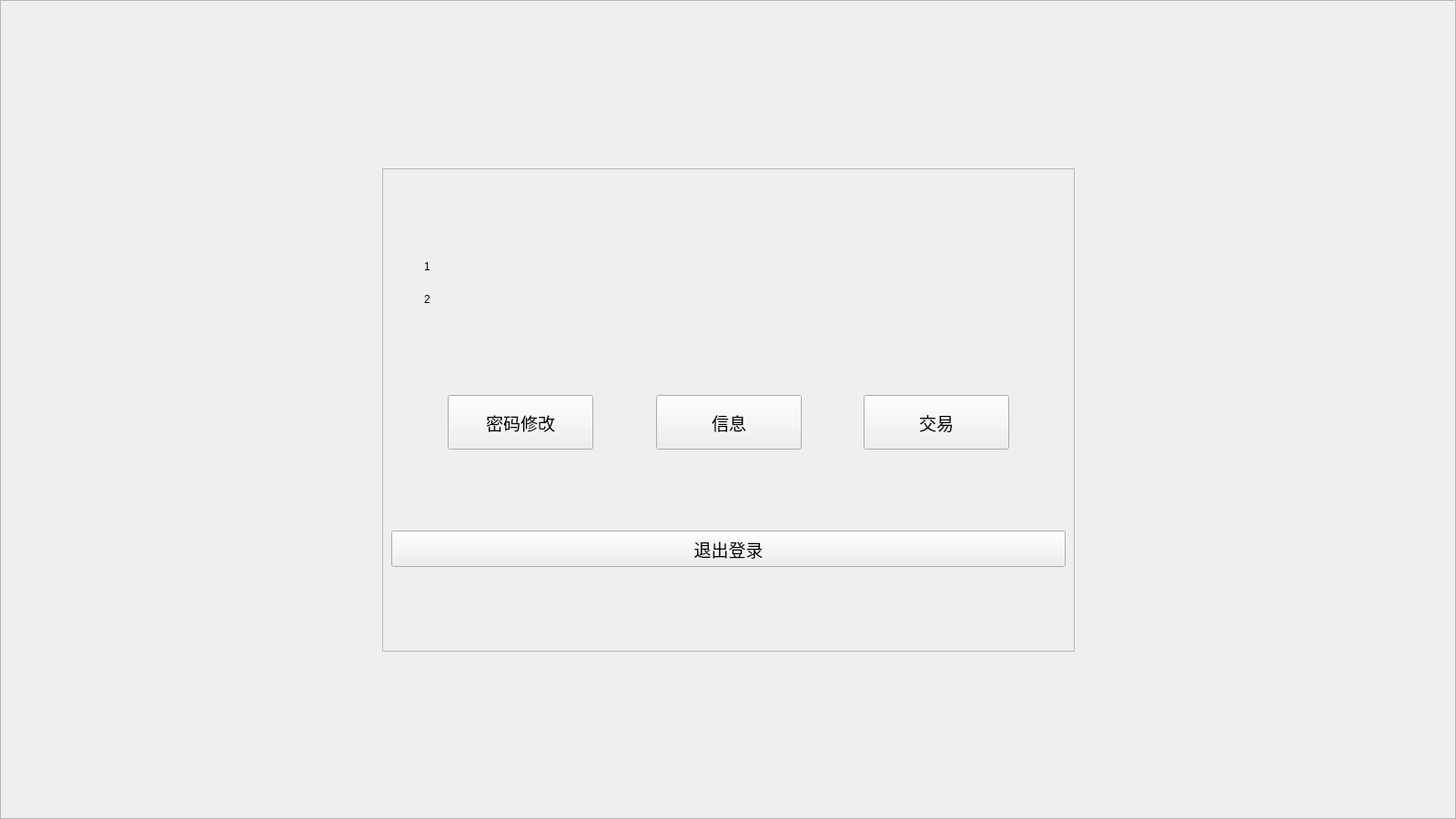
<?xml version="1.0" encoding="UTF-8"?>
<ui version="4.0">
 <class>Widget</class>
 <widget class="QWidget" name="Widget">
  <property name="geometry">
   <rect>
    <x>0</x>
    <y>0</y>
    <width>1600</width>
    <height>900</height>
   </rect>
  </property>
  <property name="sizePolicy">
   <sizepolicy hsizetype="Fixed" vsizetype="Preferred">
    <horstretch>0</horstretch>
    <verstretch>0</verstretch>
   </sizepolicy>
  </property>
  <property name="windowTitle">
   <string>Widget</string>
  </property>
  <widget class="QFrame" name="frame_background">
   <property name="geometry">
    <rect>
     <x>0</x>
     <y>0</y>
     <width>1600</width>
     <height>900</height>
    </rect>
   </property>
   <property name="sizePolicy">
    <sizepolicy hsizetype="Fixed" vsizetype="Fixed">
     <horstretch>0</horstretch>
     <verstretch>0</verstretch>
    </sizepolicy>
   </property>
   <property name="minimumSize">
    <size>
     <width>1600</width>
     <height>900</height>
    </size>
   </property>
   <property name="maximumSize">
    <size>
     <width>1600</width>
     <height>900</height>
    </size>
   </property>
   <property name="frameShape">
    <enum>QFrame::StyledPanel</enum>
   </property>
   <property name="frameShadow">
    <enum>QFrame::Raised</enum>
   </property>
   <widget class="QWidget" name="layoutWidget">
    <property name="geometry">
     <rect>
      <x>0</x>
      <y>0</y>
      <width>1601</width>
      <height>901</height>
     </rect>
    </property>
    <layout class="QVBoxLayout" name="verticalLayout_3">
     <item>
      <spacer name="verticalSpacer_5">
       <property name="orientation">
        <enum>Qt::Vertical</enum>
       </property>
       <property name="sizeHint" stdset="0">
        <size>
         <width>20</width>
         <height>40</height>
        </size>
       </property>
      </spacer>
     </item>
     <item>
      <layout class="QHBoxLayout" name="horizontalLayout_4">
       <item>
        <spacer name="horizontalSpacer_5">
         <property name="orientation">
          <enum>Qt::Horizontal</enum>
         </property>
         <property name="sizeHint" stdset="0">
          <size>
           <width>40</width>
           <height>20</height>
          </size>
         </property>
        </spacer>
       </item>
       <item>
        <widget class="QFrame" name="frame_login">
         <property name="sizePolicy">
          <sizepolicy hsizetype="Fixed" vsizetype="Fixed">
           <horstretch>0</horstretch>
           <verstretch>0</verstretch>
          </sizepolicy>
         </property>
         <property name="minimumSize">
          <size>
           <width>761</width>
           <height>531</height>
          </size>
         </property>
         <property name="maximumSize">
          <size>
           <width>761</width>
           <height>531</height>
          </size>
         </property>
         <property name="frameShape">
          <enum>QFrame::StyledPanel</enum>
         </property>
         <property name="frameShadow">
          <enum>QFrame::Raised</enum>
         </property>
         <layout class="QGridLayout" name="gridLayout">
          <item row="0" column="0">
           <layout class="QVBoxLayout" name="verticalLayout_2">
            <item>
             <spacer name="verticalSpacer">
              <property name="orientation">
               <enum>Qt::Vertical</enum>
              </property>
              <property name="sizeHint" stdset="0">
               <size>
                <width>20</width>
                <height>40</height>
               </size>
              </property>
             </spacer>
            </item>
            <item>
             <layout class="QVBoxLayout" name="verticalLayout">
              <item>
               <layout class="QHBoxLayout" name="horizontalLayout">
                <item>
                 <widget class="QLabel" name="label_user_name">
                  <property name="sizePolicy">
                   <sizepolicy hsizetype="Fixed" vsizetype="Fixed">
                    <horstretch>0</horstretch>
                    <verstretch>0</verstretch>
                   </sizepolicy>
                  </property>
                  <property name="minimumSize">
                   <size>
                    <width>30</width>
                    <height>30</height>
                   </size>
                  </property>
                  <property name="maximumSize">
                   <size>
                    <width>30</width>
                    <height>30</height>
                   </size>
                  </property>
                  <property name="font">
                   <font>
                    <family>Agency FB</family>
                    <pointsize>26</pointsize>
                   </font>
                  </property>
                  <property name="text">
                   <string/>
                  </property>
                 </widget>
                </item>
                <item>
                 <widget class="QLabel" name="numberLabel">
                  <property name="text">
                   <string>&lt;html&gt;&lt;head/&gt;&lt;body&gt;&lt;p&gt;1&lt;/p&gt;&lt;/body&gt;&lt;/html&gt;</string>
                  </property>
                 </widget>
                </item>
               </layout>
              </item>
              <item>
               <layout class="QHBoxLayout" name="horizontalLayout_2">
                <item>
                 <widget class="QLabel" name="label_pwd">
                  <property name="sizePolicy">
                   <sizepolicy hsizetype="Fixed" vsizetype="Fixed">
                    <horstretch>0</horstretch>
                    <verstretch>0</verstretch>
                   </sizepolicy>
                  </property>
                  <property name="minimumSize">
                   <size>
                    <width>30</width>
                    <height>30</height>
                   </size>
                  </property>
                  <property name="maximumSize">
                   <size>
                    <width>30</width>
                    <height>30</height>
                   </size>
                  </property>
                  <property name="font">
                   <font>
                    <family>Agency FB</family>
                    <pointsize>26</pointsize>
                   </font>
                  </property>
                  <property name="text">
                   <string/>
                  </property>
                 </widget>
                </item>
                <item>
                 <widget class="QLabel" name="usernameLabal">
                  <property name="text">
                   <string>&lt;html&gt;&lt;head/&gt;&lt;body&gt;&lt;p&gt;2&lt;/p&gt;&lt;/body&gt;&lt;/html&gt;</string>
                  </property>
                 </widget>
                </item>
               </layout>
              </item>
             </layout>
            </item>
            <item>
             <spacer name="verticalSpacer_2">
              <property name="orientation">
               <enum>Qt::Vertical</enum>
              </property>
              <property name="sizeHint" stdset="0">
               <size>
                <width>20</width>
                <height>40</height>
               </size>
              </property>
             </spacer>
            </item>
            <item>
             <layout class="QHBoxLayout" name="horizontalLayout_3">
              <item>
               <spacer name="horizontalSpacer">
                <property name="orientation">
                 <enum>Qt::Horizontal</enum>
                </property>
                <property name="sizeHint" stdset="0">
                 <size>
                  <width>40</width>
                  <height>20</height>
                 </size>
                </property>
               </spacer>
              </item>
              <item>
               <widget class="QPushButton" name="pushButton">
                <property name="sizePolicy">
                 <sizepolicy hsizetype="Fixed" vsizetype="Fixed">
                  <horstretch>0</horstretch>
                  <verstretch>0</verstretch>
                 </sizepolicy>
                </property>
                <property name="minimumSize">
                 <size>
                  <width>160</width>
                  <height>60</height>
                 </size>
                </property>
                <property name="maximumSize">
                 <size>
                  <width>160</width>
                  <height>60</height>
                 </size>
                </property>
                <property name="font">
                 <font>
                  <pointsize>14</pointsize>
                 </font>
                </property>
                <property name="text">
                 <string>密码修改</string>
                </property>
               </widget>
              </item>
              <item>
               <spacer name="horizontalSpacer_2">
                <property name="orientation">
                 <enum>Qt::Horizontal</enum>
                </property>
                <property name="sizeHint" stdset="0">
                 <size>
                  <width>40</width>
                  <height>20</height>
                 </size>
                </property>
               </spacer>
              </item>
              <item>
               <widget class="QPushButton" name="pushButton_3">
                <property name="sizePolicy">
                 <sizepolicy hsizetype="Fixed" vsizetype="Fixed">
                  <horstretch>0</horstretch>
                  <verstretch>0</verstretch>
                 </sizepolicy>
                </property>
                <property name="minimumSize">
                 <size>
                  <width>160</width>
                  <height>60</height>
                 </size>
                </property>
                <property name="maximumSize">
                 <size>
                  <width>160</width>
                  <height>60</height>
                 </size>
                </property>
                <property name="font">
                 <font>
                  <pointsize>14</pointsize>
                 </font>
                </property>
                <property name="text">
                 <string>信息</string>
                </property>
               </widget>
              </item>
              <item>
               <spacer name="horizontalSpacer_3">
                <property name="orientation">
                 <enum>Qt::Horizontal</enum>
                </property>
                <property name="sizeHint" stdset="0">
                 <size>
                  <width>40</width>
                  <height>20</height>
                 </size>
                </property>
               </spacer>
              </item>
              <item>
               <widget class="QPushButton" name="pushButton_2">
                <property name="sizePolicy">
                 <sizepolicy hsizetype="Fixed" vsizetype="Fixed">
                  <horstretch>0</horstretch>
                  <verstretch>0</verstretch>
                 </sizepolicy>
                </property>
                <property name="minimumSize">
                 <size>
                  <width>160</width>
                  <height>60</height>
                 </size>
                </property>
                <property name="maximumSize">
                 <size>
                  <width>160</width>
                  <height>60</height>
                 </size>
                </property>
                <property name="font">
                 <font>
                  <pointsize>14</pointsize>
                 </font>
                </property>
                <property name="text">
                 <string>交易</string>
                </property>
               </widget>
              </item>
              <item>
               <spacer name="horizontalSpacer_4">
                <property name="orientation">
                 <enum>Qt::Horizontal</enum>
                </property>
                <property name="sizeHint" stdset="0">
                 <size>
                  <width>40</width>
                  <height>20</height>
                 </size>
                </property>
               </spacer>
              </item>
             </layout>
            </item>
            <item>
             <spacer name="verticalSpacer_3">
              <property name="orientation">
               <enum>Qt::Vertical</enum>
              </property>
              <property name="sizeHint" stdset="0">
               <size>
                <width>20</width>
                <height>40</height>
               </size>
              </property>
             </spacer>
            </item>
            <item>
             <widget class="QPushButton" name="ExitButton">
              <property name="sizePolicy">
               <sizepolicy hsizetype="Expanding" vsizetype="Fixed">
                <horstretch>0</horstretch>
                <verstretch>0</verstretch>
               </sizepolicy>
              </property>
              <property name="minimumSize">
               <size>
                <width>0</width>
                <height>40</height>
               </size>
              </property>
              <property name="font">
               <font>
                <pointsize>14</pointsize>
               </font>
              </property>
              <property name="text">
               <string>退出登录</string>
              </property>
             </widget>
            </item>
            <item>
             <spacer name="verticalSpacer_4">
              <property name="orientation">
               <enum>Qt::Vertical</enum>
              </property>
              <property name="sizeHint" stdset="0">
               <size>
                <width>20</width>
                <height>40</height>
               </size>
              </property>
             </spacer>
            </item>
           </layout>
          </item>
         </layout>
        </widget>
       </item>
       <item>
        <spacer name="horizontalSpacer_6">
         <property name="orientation">
          <enum>Qt::Horizontal</enum>
         </property>
         <property name="sizeHint" stdset="0">
          <size>
           <width>40</width>
           <height>20</height>
          </size>
         </property>
        </spacer>
       </item>
      </layout>
     </item>
     <item>
      <spacer name="verticalSpacer_6">
       <property name="orientation">
        <enum>Qt::Vertical</enum>
       </property>
       <property name="sizeHint" stdset="0">
        <size>
         <width>20</width>
         <height>40</height>
        </size>
       </property>
      </spacer>
     </item>
    </layout>
   </widget>
  </widget>
 </widget>
 <resources/>
 <connections/>
</ui>
